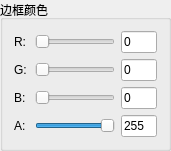
     <widget class="QGroupBox" name="groupBox_6">
      <property name="geometry">
       <rect>
        <x>200</x>
        <y>10</y>
        <width>171</width>
        <height>138</height>
       </rect>
      </property>
      <property name="maximumSize">
       <size>
        <width>300</width>
        <height>138</height>
       </size>
      </property>
      <property name="title">
       <string>边框颜色</string>
      </property>
      <layout class="QGridLayout" name="gridLayout_3">
       <item row="0" column="0">
        <widget class="QLabel" name="label_7">
         <property name="minimumSize">
          <size>
           <width>15</width>
           <height>0</height>
          </size>
         </property>
         <property name="text">
          <string>R:</string>
         </property>
        </widget>
       </item>
       <item row="0" column="1">
        <widget class="QSlider" name="horizontalSlider_5">
         <property name="minimumSize">
          <size>
           <width>0</width>
           <height>0</height>
          </size>
         </property>
         <property name="maximum">
          <number>255</number>
         </property>
         <property name="orientation">
          <enum>Qt::Horizontal</enum>
         </property>
        </widget>
       </item>
       <item row="0" column="2">
        <widget class="QLineEdit" name="lineEdit_5">
         <property name="maximumSize">
          <size>
           <width>40</width>
           <height>16777215</height>
          </size>
         </property>
         <property name="text">
          <string>0</string>
         </property>
        </widget>
       </item>
       <item row="1" column="0">
        <widget class="QLabel" name="label_8">
         <property name="minimumSize">
          <size>
           <width>15</width>
           <height>0</height>
          </size>
         </property>
         <property name="text">
          <string>G:</string>
         </property>
        </widget>
       </item>
       <item row="1" column="1">
        <widget class="QSlider" name="horizontalSlider_6">
         <property name="maximum">
          <number>255</number>
         </property>
         <property name="orientation">
          <enum>Qt::Horizontal</enum>
         </property>
        </widget>
       </item>
       <item row="1" column="2">
        <widget class="QLineEdit" name="lineEdit_6">
         <property name="maximumSize">
          <size>
           <width>40</width>
           <height>16777215</height>
          </size>
         </property>
         <property name="text">
          <string>0</string>
         </property>
        </widget>
       </item>
       <item row="2" column="0">
        <widget class="QLabel" name="label_9">
         <property name="minimumSize">
          <size>
           <width>15</width>
           <height>0</height>
          </size>
         </property>
         <property name="text">
          <string>B:</string>
         </property>
        </widget>
       </item>
       <item row="2" column="1">
        <widget class="QSlider" name="horizontalSlider_7">
         <property name="maximum">
          <number>255</number>
         </property>
         <property name="orientation">
          <enum>Qt::Horizontal</enum>
         </property>
        </widget>
       </item>
       <item row="2" column="2">
        <widget class="QLineEdit" name="lineEdit_7">
         <property name="maximumSize">
          <size>
           <width>40</width>
           <height>16777215</height>
          </size>
         </property>
         <property name="text">
          <string>0</string>
         </property>
        </widget>
       </item>
       <item row="3" column="0">
        <widget class="QLabel" name="label_10">
         <property name="minimumSize">
          <size>
           <width>15</width>
           <height>0</height>
          </size>
         </property>
         <property name="text">
          <string>A:</string>
         </property>
        </widget>
       </item>
       <item row="3" column="1">
        <widget class="QSlider" name="horizontalSlider_8">
         <property name="maximum">
          <number>255</number>
         </property>
         <property name="value">
          <number>255</number>
         </property>
         <property name="orientation">
          <enum>Qt::Horizontal</enum>
         </property>
        </widget>
       </item>
       <item row="3" column="2">
        <widget class="QLineEdit" name="lineEdit_8">
         <property name="maximumSize">
          <size>
           <width>40</width>
           <height>16777215</height>
          </size>
         </property>
         <property name="text">
          <string>255</string>
         </property>
        </widget>
       </item>
      </layout>
     </widget>
